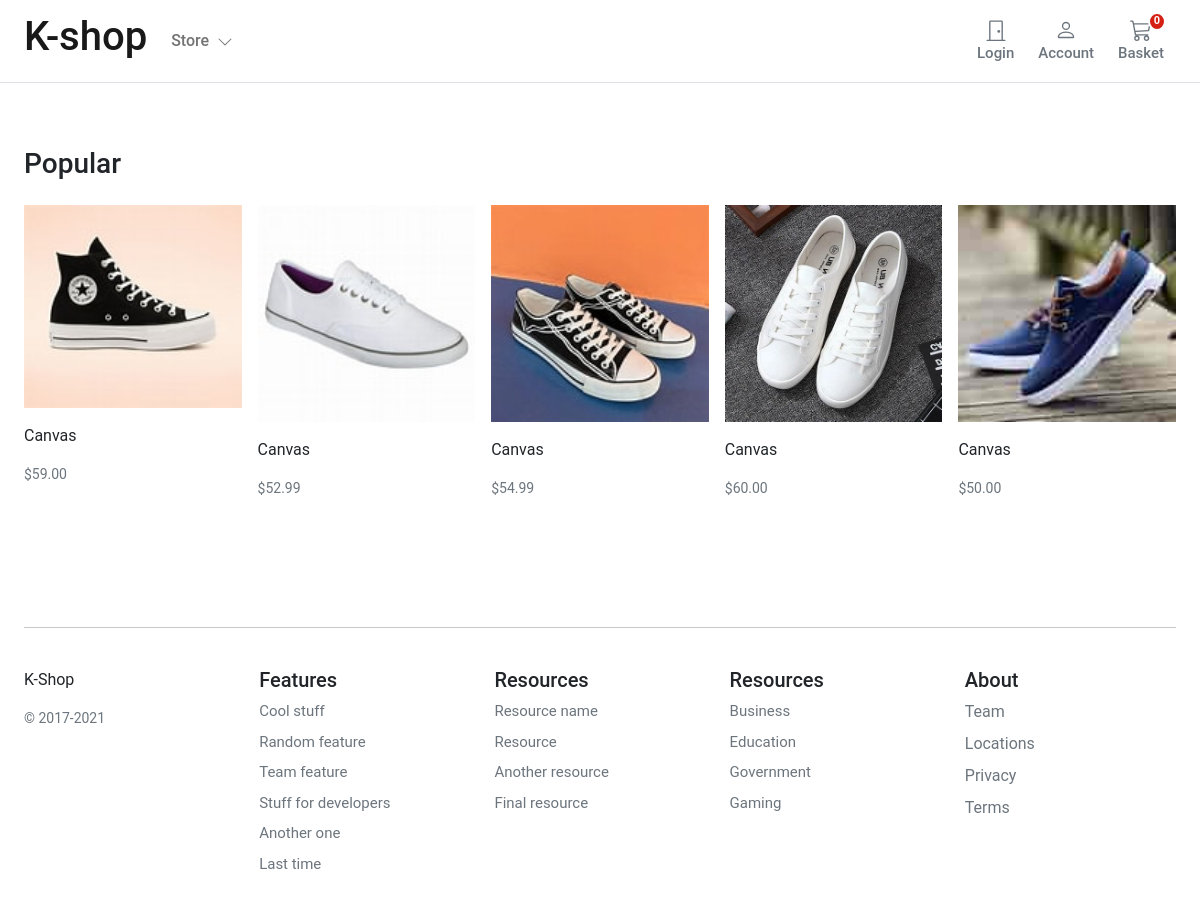
The app's page /shop/shoes/ with its own data.
### store/models.py (models this page shows, shortened)
class Product(models.Model):
    category = models.ForeignKey(Category, related_name='product', on_delete=models.CASCADE)
    created_by = models.ForeignKey(settings.AUTH_USER_MODEL, on_delete=models.CASCADE, related_name='product_creator')
    title = models.CharField(max_length=255)
    author = models.CharField(max_length=255, default='admin')
    description = models.TextField(blank=True)
    image = models.ImageField(upload_to='images/', default='images/default.png')
    slug = models.SlugField(max_length=255)
    price = models.DecimalField(max_digits=4, decimal_places=2)
    in_stock = models.BooleanField(default=True)
    is_active = models.BooleanField(default=True)
    created = models.DateTimeField(auto_now_add=True)
    updated = models.DateTimeField(auto_now=True)
    objects = models.Manager()
    products = ProductManager()
    class Meta:
        verbose_name_plural = 'Products'
        ordering = ('-created',)
    def get_absolute_url(self):
        return reverse('store:product_detail', args=[self.slug])

### store/views.py (the view)
# urls.py: path('shop/<slug:category_slug>/', views.category_list, name='category_list'),
def category_list(request, category_slug=None):
    category = get_object_or_404(Category, slug=category_slug)
    products = Product.objects.filter(category=category)
    return render(request, 'store/products/category.html', {'category': category, 'products': products})

### basket/basket.py (called while the page is built)
    def __len__(self):
        return sum(item['qty'] for item in self.basket.values())

### basket/context_processors.py (called while the page is built)
def basket(request):
    return {'basket': Basket(request)}

### store/context_processors.py (called while the page is built)
def categories(request):
    return {
        'categories': Category.objects.all()
    }

### store/models.py (called while the page is built)
    def get_absolute_url(self):
        return reverse('store:category_list', args=[self.slug])

### templates/store/products/category.html (shortened to what this page needs)
{% extends "../base.html" %}
{% load static %}
{% block content %}
<main>
  <div class="container">
    <div class="row">
      <div class="album py-5">
        <div class="pb-3"><h1 class="h3">Popular</h1></div>
        <div class="row row-cols-1 row-cols-sm-2 row-cols-md-5 g-3">
          {% for product in products %}
          <div class="col">
            <div class="card border-0">
              <img class="img-fluid" alt="Responsive image" src="{{ product.image.url }}">
              <div class="card-body px-0">
                <p class="card-text">
                  <a class="text-dark text-decoration-none"
                    href="{{ product.get_absolute_url }}">{{ product.title }}</a>
                </p>
                <div class="d-flex justify-content-between align-items-center">
                  <small class="text-muted">${{product.price}}</small>
                </div>
              </div>
            </div>
          </div>
          {% endfor %}
        </div>
      </div>
    </div>
  </div>
</main>
{% endblock %}

### static/core/css/base.css (style rules this page uses)
@media (min-width: 1000px) { .container { max-width: 1000px; } }
@media (max-width: 1200px) { .container { max-width: 100%; padding:0 24px; } }
html, body, p, div { letter-spacing: -0.02px; font-family: 'Roboto', sans-serif; }

### records on screen
Product: image (picture), title "Canvas", price "59.00"
Product: image (picture), title "Canvas", price "52.99"
Product: image (picture), title "Canvas", price "54.99"
Product: image (picture), title "Canvas", price "60.00"
Product: image (picture), title "Canvas", price "50.00"
